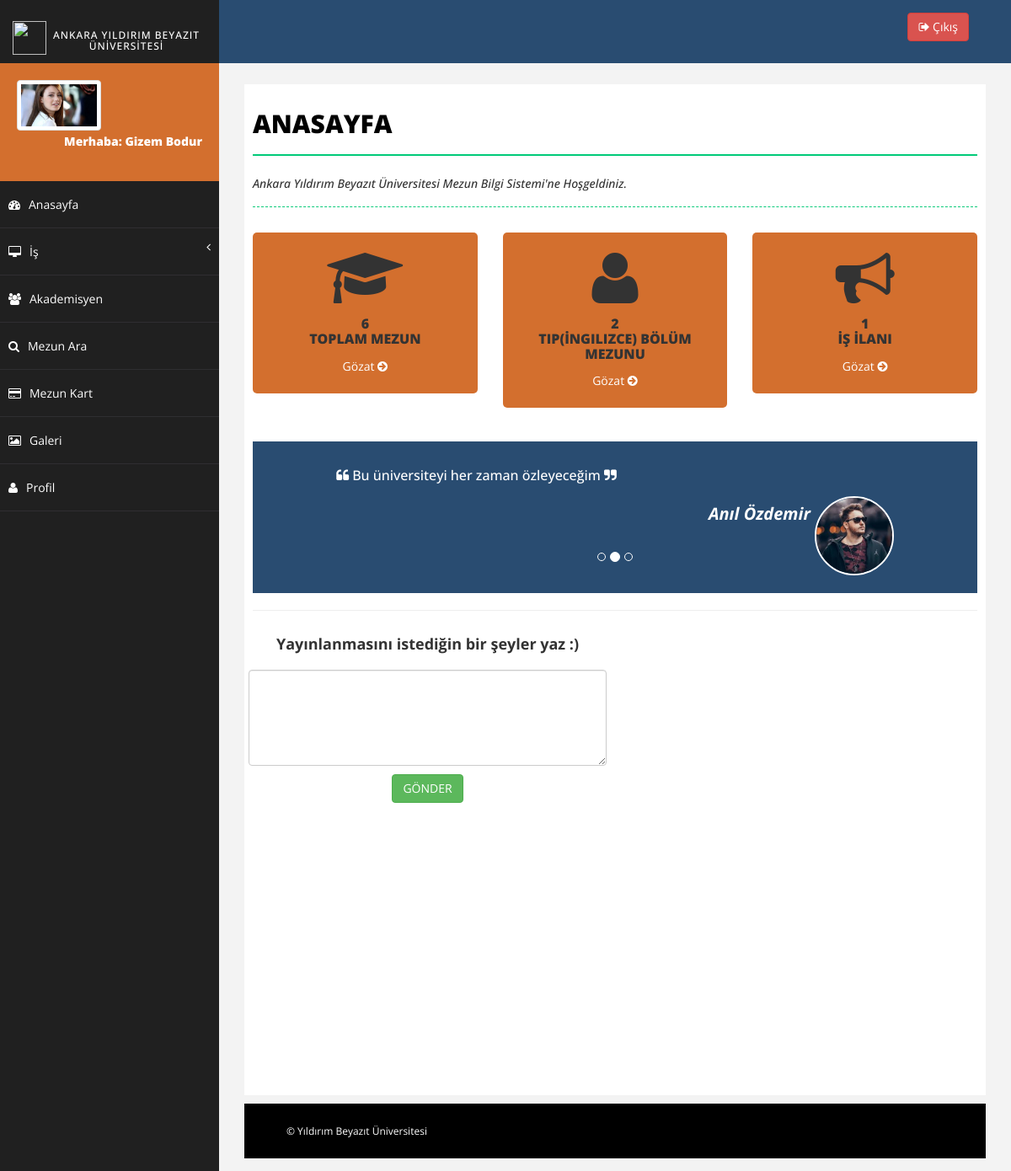
Screenshot of /index.php (signed in) with the database file from the repository.
### tables this page shows
CREATE TABLE `student` (
  `id` int(11) NOT NULL,
  `student_id` varchar(24) NOT NULL,
  `first_name` varchar(50) NOT NULL,
  `last_name` varchar(50) NOT NULL,
  `email` varchar(320) NOT NULL,
  `phone_number` varchar(11) NOT NULL,
  `photo` varchar(200) NOT NULL,
  `faculty` varchar(200) NOT NULL,
  `department` varchar(200) NOT NULL,
  `firm` varchar(500) NOT NULL,
  `position` varchar(500) NOT NULL,
  `password` varchar(60) NOT NULL,
  `graduate_date` date NOT NULL
);

### profile_update.php (called while the page is built, shortened)
<?php
include 'dbconnection.php';
if (isset($_SESSION['student_id'])) {
  $student_id=$_SESSION['student_id'];
  $stmt = $db->query("SELECT *FROM student WHERE student_id='$student_id' ");
  while ($row = $stmt->fetch()) {
    $first_name= $row['first_name'];
    $last_name = $row['last_name'];
    $photo = $row['photo'];
  }
}
?>

### index.php (the view, shortened to what this page needs)
<?php include 'header.php';
include 'sidebar.php';
$stmt = $db->query("SELECT department FROM student WHERE student_id='$student_id'");
while ($row = $stmt->fetch()) {
  $department = $row['department'];
}
$sql = "SELECT * FROM motto  WHERE status=0 ORDER BY RAND() ";
$query = $db->query($sql);
$query->setFetchMode(PDO::FETCH_ASSOC);
while($_POST = $query->fetch()){
  $first_name1=$_POST["first_name"];
  $last_name1=$_POST["last_name"];
  $motto1=$_POST["motto"];
  $motto_photo1=$_POST["motto_photo"];
}
?>
<div id="page-wrapper">
  <div id="page-inner">
    <div class="row">
      <div class="col-md-12">
        <h1 class="page-head-line">ANASAYFA</h1>
        <h1 class="page-subhead-line">Ankara Yıldırım Beyazıt Üniversitesi Mezun Bilgi Sistemi'ne Hoşgeldiniz. </h1>
      </div>
    </div>
    <div class="row">
      <div class="col-md-4">
        <div class="main-box mb-red">
           <i class="fa fa-graduation-cap fa-5x"></i>
          <h5>
            <?php
            $sql = ('SELECT count(*) FROM student');
            $query = $db->query($sql);
            echo " " . $query->fetchColumn();
            ?>
            <p>TOPLAM MEZUN</p>
            </h5>
          <a href="search_student.php" class="small-box-footer">Gözat <i class="fa fa-arrow-circle-right"></i></a>
        </div>
      </div>
      <div class="col-md-4">
        <div class="main-box mb-red">
            <i class="fa fa-user fa-5x"></i>
            <h5>
            <?php
            $sql = ("SELECT count(*) ,department FROM student WHERE department ='$department' ");
            $query = $db->query($sql);
            echo " " . $query->fetchColumn();
            ?>
            <p><?php echo $department ?> Bölüm Mezunu</p>
         </h5>
          <a href="search_student.php" class="small-box-footer">Gözat <i class="fa fa-arrow-circle-right"></i></a>
        </div>
      </div>
      <div class="col-md-4">
        <div class="main-box mb-red">
           <i class="fa fa-bullhorn fa-5x"></i>
          <h5>
            <?php
            $sql = ('SELECT count(*) FROM job_advert');
            $query = $db->query($sql);
            echo " " . $query->fetchColumn();
            ?>
            <p>İŞ İLANI</p>
          </h5>
          <a href="advert.php" class="small-box-footer">Gözat <i class="fa fa-arrow-circle-right"></i></a>
        </div>
      </div>
    </div>
    <div class="row">
      <div class="col-md-12">
        <div class="row">
          <div class="col-md-12">
            <div id="reviews" class="carousel slide" data-ride="carousel">
              <div class="carousel-inner">
                <div class="item">
                  <div class="col-md-10 col-md-offset-1">
                    <h4><i class="fa fa-quote-left"></i>
                     <?php  echo "$motto1"; ?>
                     <i class="fa fa-quote-right"></i></h4>
                     <div class="user-img pull-right">
                      <img src="<?php echo $motto_photo1 ?>" alt="" class="img-u image-responsive" width="100px" height="100px"/>
                    </div>
                    <h5 class="pull-right"><strong class="c-black"><?php echo $first_name1.' '.$last_name1; ?></strong></h5>
                  </div>
                </div>
                </div>
                <ol class="carousel-indicators">
                  <li data-target="#reviews" data-slide-to="0" class="active"></li>
                  <li data-target="#reviews" data-slide-to="1"></li>
                  <li data-target="#reviews" data-slide-to="2"></li>
                </ol>
              </div>
            </div>
          </div>
          <hr />
        </div>
      </div>
<center>
      <div class="row" style="padding-bottom: 100px; `">
        <div class="col-md-6">
          <div id="comments-sec">
            <h4><strong>Yayınlanmasını istediğin bir şeyler yaz :) </strong></h4>
            <form class="form-horizontal" method="POST" action="motto_add.php">
              <div class="form-group center">
               <textarea class="form-control" rows="5" name="motto" id="motto"></textarea>
             </div>
             <div class="form-group">
              <button type="submit" class="btn btn-success" name="motto_button">GÖNDER</button>
            </div>
          </form>
        </div>
      </div>
    </div>
    </center>
  </div>
  <?php include 'footer.php'; ?>

### sidebar.php (shortened to what this page needs)
<?php include 'profile_update.php'; ?>
<nav class="navbar-default navbar-side" role="navigation">
    <div class="sidebar-collapse">
        <ul class="nav" id="main-menu">
            <li class="">
                <div class="user-img-div mb-red ">
                    <img src="<?php echo $photo ?>" class="img-thumbnail" />
                    <div class="inner-text">
                     Merhaba: <?php echo $first_name.' '.$last_name; ?>
                     <br/>
                 </div>
             </div>
         </li>
         <li>
            <a class="" href="index.php"><i class="fa fa-dashboard "></i>Anasayfa</a>
        </li>
        <li>
            <a href="#"><i class="fa fa-desktop "></i>İş <span class="fa arrow"></span></a>
        </li>
        <li>
            <a href="search_academician.php"><i class="fa fa-users "></i>Akademisyen</a>
        </li>
        <li>
            <a href="search_student.php"><i class="fa fa-search"></i>Mezun Ara </a>
        </li>
        <li>
            <a href="graduate_card.php"><i class="fa fa-credit-card "></i>Mezun Kart</a>
        </li>
        <li>
            <a href="gallery.php"><i class="fa fa-picture-o"></i>Galeri</a>
        </li>
        <li>
            <a href="profile.php"><i class="fa fa-user"></i>Profil</a>
        </li>
    </div>
</nav>

### assets/css/basic.css (style rules this page uses)
body { font-family: 'Open Sans', sans-serif; line-height:25px; }
#page-wrapper { padding: 15px 15px; min-height: 600px; background: #F3F3F3; }
#page-inner { width: 100%; margin: 10px 20px 10px 0px; background-color: #fff!important; padding: 10px; min-height: 1200px; }
.page-head-line { font-size: 30px; text-transform: uppercase; color: #000; font-weight: 800; padding-bottom: 20px; border-bottom: 2px solid #00CA79; margin-bottom: 10px; }
.page-subhead-line { font-size: 14px; padding-top: 5px; padding-bottom: 20px; font-style:italic; margin-bottom:30px; border-bottom:1px dashed #00CA79; }
.user-img-div { min-height: 140px; padding: 20px; background-color: #4380B8; }
.user-img-div img { max-height: 60px; }
.user-img-div .inner-text { text-align: right; position: relative; color: #fff; font-weight: 800; line-height: 25px; }
.arrow { float: right; }
.fa.arrow:before { content: "\f104"; }
.sidebar-collapse, .sidebar-collapse .nav { background: none; }
.sidebar-collapse .nav { padding: 0; }
.sidebar-collapse .nav > li > a { color: #fff; background: #202020; text-shadow: none; padding: 15px 40px; border-bottom: 1px solid #2F2E31; }
.sidebar-collapse > .nav > li > a { padding: 15px 10px; }
.navbar-side { border: none; background-color: #202020; }
.navbar-default { border: 0px solid black; }
.nav > li > a > i { margin-right: 10px; }
@media (min-width:768px) { #page-wrapper { margin: 0 0 0 260px; padding: 15px 30px; min-height: 1200px; } }
@media (min-width:768px) { .navbar-side { z-index: 1; position: absolute; width: 260px; } }

### assets/css/custom.css (style rules this page uses)
.main-box a,.main-box a:hover { color:#fff; text-decoration:none; }
.mb-red { background-color:#d36f2e; }
.main-box h5 { font-size:16px; font-weight:800; text-transform:uppercase; }
#reviews { min-height:180px; background-color:#294C71; padding:15px; }
#reviews h4 { color: #fff; line-height: 30px; font-size: 16px; }
#reviews .user-img { border: 2px solid #fff; overflow: hidden; border-radius: 50%; display: inline-block; }
#reviews .img-u { max-height: 90px; max-width: 90px; }
#reviews .c-black { color:#fff; font-style: italic; font-size: 20px; padding: 5px; }

### assets/css/card.css (style rules this page uses)
.center { margin: auto; padding: 10px; }

### rows the page displays
student: photo (picture), first_name "Gizem", last_name "Bodur", department "TIP(İNGILIZCE)"

### other values shown
$query->fetchColumn() "6"
$query->fetchColumn() "2"
$query->fetchColumn() "1"
$motto1 "Bu üniversiteyi her zaman özleyeceğim"
$first_name1 "Anıl"
$last_name1 "Özdemir"
